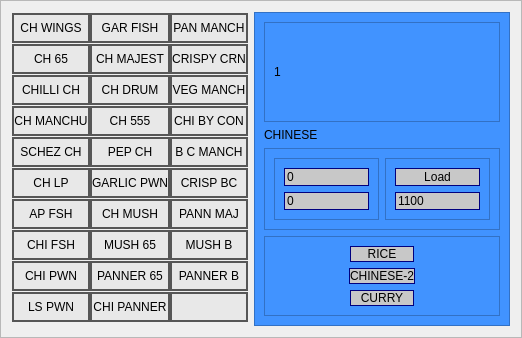
     <widget class="QFrame" name="food">
      <property name="frameShape">
       <enum>QFrame::StyledPanel</enum>
      </property>
      <property name="frameShadow">
       <enum>QFrame::Raised</enum>
      </property>
      <layout class="QHBoxLayout" name="horizontalLayout_5">
       <item>
        <layout class="QGridLayout" name="gridLayout">
         <property name="spacing">
          <number>0</number>
         </property>
         <item row="9" column="2">
          <widget class="QPushButton" name="pushButton">
           <property name="minimumSize">
            <size>
             <width>0</width>
             <height>30</height>
            </size>
           </property>
           <property name="styleSheet">
            <string notr="true">background-color: rgb(232, 232, 232);
border: 2px solid  rgb(86, 86, 86);</string>
           </property>
           <property name="text">
            <string/>
           </property>
          </widget>
         </item>
         <item row="1" column="1">
          <widget class="QPushButton" name="pbNum12">
           <property name="minimumSize">
            <size>
             <width>0</width>
             <height>30</height>
            </size>
           </property>
           <property name="styleSheet">
            <string notr="true">QPushButton{
	    font: 75 14pt &quot;MS Shell Dlg 2&quot;;
         background-color: rgb(232, 232, 232);
         border: 2px solid  rgb(86, 86, 86);
}
QPushButton:hover{
            background-color:rgb(255, 85, 0);
}</string>
           </property>
           <property name="text">
            <string>CH MAJEST</string>
           </property>
           <property name="button" stdset="0">
            <string/>
           </property>
          </widget>
         </item>
         <item row="1" column="2">
          <widget class="QPushButton" name="pbNum22">
           <property name="minimumSize">
            <size>
             <width>0</width>
             <height>30</height>
            </size>
           </property>
           <property name="maximumSize">
            <size>
             <width>16777215</width>
             <height>30</height>
            </size>
           </property>
           <property name="styleSheet">
            <string notr="true">QPushButton{
	font: 75 14pt &quot;MS Shell Dlg 2&quot;;
         background-color: rgb(232, 232, 232);
         border: 2px solid  rgb(86, 86, 86);
}
QPushButton:hover{
            background-color:rgb(255, 85, 0);
}</string>
           </property>
           <property name="text">
            <string>CRISPY CRN</string>
           </property>
           <property name="button" stdset="0">
            <string/>
           </property>
          </widget>
         </item>
         <item row="2" column="2">
          <widget class="QPushButton" name="pbNum23">
           <property name="minimumSize">
            <size>
             <width>0</width>
             <height>30</height>
            </size>
           </property>
           <property name="maximumSize">
            <size>
             <width>16777215</width>
             <height>30</height>
            </size>
           </property>
           <property name="styleSheet">
            <string notr="true">QPushButton{
	font: 75 14pt &quot;MS Shell Dlg 2&quot;;
         background-color: rgb(232, 232, 232);
         border: 2px solid  rgb(86, 86, 86);
}
QPushButton:hover{
            background-color:rgb(255, 85, 0);
}</string>
           </property>
           <property name="text">
            <string>VEG MANCH</string>
           </property>
           <property name="button" stdset="0">
            <string/>
           </property>
          </widget>
         </item>
         <item row="6" column="2">
          <widget class="QPushButton" name="pbNum27">
           <property name="minimumSize">
            <size>
             <width>0</width>
             <height>30</height>
            </size>
           </property>
           <property name="styleSheet">
            <string notr="true">QPushButton{
	font: 75 14pt &quot;MS Shell Dlg 2&quot;;
         background-color: rgb(232, 232, 232);
         border: 2px solid  rgb(86, 86, 86);
}
QPushButton:hover{
            background-color:rgb(255, 85, 0);
}</string>
           </property>
           <property name="text">
            <string>PANN MAJ</string>
           </property>
           <property name="button" stdset="0">
            <string/>
           </property>
          </widget>
         </item>
         <item row="1" column="0">
          <widget class="QPushButton" name="pbNum2">
           <property name="minimumSize">
            <size>
             <width>0</width>
             <height>30</height>
            </size>
           </property>
           <property name="styleSheet">
            <string notr="true">QPushButton{
	      font: 14pt &quot;MS Shell Dlg 2&quot;;
           background-color: rgb(232, 232, 232);
           border: 2px solid  rgb(86, 86, 86);
}
QPushButton:hover{
            background-color:rgb(255, 85, 0);
}</string>
           </property>
           <property name="text">
            <string>CH 65</string>
           </property>
           <property name="button" stdset="0">
            <string/>
           </property>
          </widget>
         </item>
         <item row="8" column="2">
          <widget class="QPushButton" name="pbNum29">
           <property name="minimumSize">
            <size>
             <width>0</width>
             <height>30</height>
            </size>
           </property>
           <property name="styleSheet">
            <string notr="true">QPushButton{
	font: 14pt &quot;MS Shell Dlg 2&quot;;
         background-color: rgb(232, 232, 232);
         border: 2px solid  rgb(86, 86, 86);
}
QPushButton:hover{
            background-color:rgb(255, 85, 0);
}</string>
           </property>
           <property name="text">
            <string>PANNER B</string>
           </property>
           <property name="button" stdset="0">
            <string/>
           </property>
          </widget>
         </item>
         <item row="7" column="2">
          <widget class="QPushButton" name="pbNum28">
           <property name="minimumSize">
            <size>
             <width>0</width>
             <height>30</height>
            </size>
           </property>
           <property name="styleSheet">
            <string notr="true">QPushButton{
	font: 75 14pt &quot;MS Shell Dlg 2&quot;;
         background-color: rgb(232, 232, 232);
         border: 2px solid  rgb(86, 86, 86);
}
QPushButton:hover{
            background-color:rgb(255, 85, 0);
}</string>
           </property>
           <property name="text">
            <string>MUSH B</string>
           </property>
           <property name="button" stdset="0">
            <string/>
           </property>
          </widget>
         </item>
         <item row="0" column="0">
          <widget class="QPushButton" name="pbNum1">
           <property name="minimumSize">
            <size>
             <width>0</width>
             <height>30</height>
            </size>
           </property>
           <property name="styleSheet">
            <string notr="true">QPushButton{
	        font: 75 14pt &quot;MS Shell Dlg 2&quot;;
            background-color: rgb(232, 232, 232);
            border: 2px solid  rgb(86, 86, 86);
}
QPushButton:hover{
            background-color:rgb(255, 85, 0);
}</string>
           </property>
           <property name="text">
            <string>CH WINGS</string>
           </property>
           <property name="button" stdset="0">
            <string/>
           </property>
          </widget>
         </item>
         <item row="0" column="1">
          <widget class="QPushButton" name="pbNum11">
           <property name="minimumSize">
            <size>
             <width>0</width>
             <height>30</height>
            </size>
           </property>
           <property name="styleSheet">
            <string notr="true">QPushButton{
	    font: 75 14pt &quot;MS Shell Dlg 2&quot;;
         background-color: rgb(232, 232, 232);
         border: 2px solid  rgb(86, 86, 86);
}
QPushButton:hover{
            background-color:rgb(255, 85, 0);
}</string>
           </property>
           <property name="text">
            <string>GAR FISH</string>
           </property>
           <property name="button" stdset="0">
            <string/>
           </property>
          </widget>
         </item>
         <item row="0" column="2">
          <widget class="QPushButton" name="pbNum21">
           <property name="minimumSize">
            <size>
             <width>0</width>
             <height>30</height>
            </size>
           </property>
           <property name="maximumSize">
            <size>
             <width>16777215</width>
             <height>30</height>
            </size>
           </property>
           <property name="styleSheet">
            <string notr="true">QPushButton{
	font: 75 14pt &quot;MS Shell Dlg 2&quot;;
         background-color: rgb(232, 232, 232);
         border: 2px solid  rgb(86, 86, 86);
}
QPushButton:hover{
            background-color:rgb(255, 85, 0);
}</string>
           </property>
           <property name="text">
            <string>PAN MANCH</string>
           </property>
           <property name="button" stdset="0">
            <string/>
           </property>
          </widget>
         </item>
         <item row="2" column="1">
          <widget class="QPushButton" name="pbNum13">
           <property name="minimumSize">
            <size>
             <width>0</width>
             <height>30</height>
            </size>
           </property>
           <property name="styleSheet">
            <string notr="true">QPushButton{
	    font: 75 14pt &quot;MS Shell Dlg 2&quot;;
         background-color: rgb(232, 232, 232);
         border: 2px solid  rgb(86, 86, 86);
}
QPushButton:hover{
            background-color:rgb(255, 85, 0);
}</string>
           </property>
           <property name="text">
            <string>CH DRUM</string>
           </property>
           <property name="button" stdset="0">
            <string/>
           </property>
          </widget>
         </item>
         <item row="3" column="0">
          <widget class="QPushButton" name="pbNum4">
           <property name="minimumSize">
            <size>
             <width>0</width>
             <height>30</height>
            </size>
           </property>
           <property name="styleSheet">
            <string notr="true">QPushButton{
	    font: 75 14pt &quot;MS Shell Dlg 2&quot;;
         background-color: rgb(232, 232, 232);
         border: 2px solid  rgb(86, 86, 86);
}
QPushButton:hover{
            background-color:rgb(255, 85, 0);
}</string>
           </property>
           <property name="text">
            <string>CH MANCHU</string>
           </property>
           <property name="button" stdset="0">
            <string/>
           </property>
          </widget>
         </item>
         <item row="3" column="1">
          <widget class="QPushButton" name="pbNum14">
           <property name="minimumSize">
            <size>
             <width>0</width>
             <height>30</height>
            </size>
           </property>
           <property name="styleSheet">
            <string notr="true">QPushButton{
	    font: 75 14pt &quot;MS Shell Dlg 2&quot;;
         background-color: rgb(232, 232, 232);
         border: 2px solid  rgb(86, 86, 86);
}
QPushButton:hover{
            background-color:rgb(255, 85, 0);
}</string>
           </property>
           <property name="text">
            <string>CH 555</string>
           </property>
           <property name="button" stdset="0">
            <string/>
           </property>
          </widget>
         </item>
         <item row="2" column="0">
          <widget class="QPushButton" name="pbNum3">
           <property name="minimumSize">
            <size>
             <width>0</width>
             <height>30</height>
            </size>
           </property>
           <property name="styleSheet">
            <string notr="true">QPushButton{
	    font: 75 14pt &quot;MS Shell Dlg 2&quot;;
         background-color: rgb(232, 232, 232);
         border: 2px solid  rgb(86, 86, 86);
}
QPushButton:hover{
            background-color:rgb(255, 85, 0);
}</string>
           </property>
           <property name="text">
            <string>CHILLI CH</string>
           </property>
           <property name="button" stdset="0">
            <string/>
           </property>
          </widget>
         </item>
         <item row="8" column="0">
          <widget class="QPushButton" name="pbNum9">
           <property name="minimumSize">
            <size>
             <width>0</width>
             <height>30</height>
            </size>
           </property>
           <property name="styleSheet">
            <string notr="true">QPushButton{
	    font: 75 14pt &quot;MS Shell Dlg 2&quot;;
         background-color: rgb(232, 232, 232);
         border: 2px solid  rgb(86, 86, 86);
}
QPushButton:hover{
            background-color:rgb(255, 85, 0);
}</string>
           </property>
           <property name="text">
            <string>CHI PWN</string>
           </property>
           <property name="button" stdset="0">
            <string/>
           </property>
          </widget>
         </item>
         <item row="3" column="2">
          <widget class="QPushButton" name="pbNum24">
           <property name="minimumSize">
            <size>
             <width>0</width>
             <height>30</height>
            </size>
           </property>
           <property name="styleSheet">
            <string notr="true">QPushButton{
	font: 75 14pt &quot;MS Shell Dlg 2&quot;;
         background-color: rgb(232, 232, 232);
         border: 2px solid  rgb(86, 86, 86);
}
QPushButton:hover{
            background-color:rgb(255, 85, 0);
}</string>
           </property>
           <property name="text">
            <string>CHI BY CON</string>
           </property>
           <property name="button" stdset="0">
            <string/>
           </property>
          </widget>
         </item>
         <item row="4" column="0">
          <widget class="QPushButton" name="pbNum5">
           <property name="minimumSize">
            <size>
             <width>0</width>
             <height>30</height>
            </size>
           </property>
           <property name="styleSheet">
            <string notr="true">QPushButton{
	    font: 75 14pt &quot;MS Shell Dlg 2&quot;;
         background-color: rgb(232, 232, 232);
         border: 2px solid  rgb(86, 86, 86);
}
QPushButton:hover{
            background-color:rgb(255, 85, 0);
}</string>
           </property>
           <property name="text">
            <string>SCHEZ CH</string>
           </property>
           <property name="button" stdset="0">
            <string/>
           </property>
          </widget>
         </item>
         <item row="6" column="0">
          <widget class="QPushButton" name="pbNum7">
           <property name="minimumSize">
            <size>
             <width>0</width>
             <height>30</height>
            </size>
           </property>
           <property name="styleSheet">
            <string notr="true">QPushButton{
    	font: 75 14pt &quot;MS Shell Dlg 2&quot;;
         background-color: rgb(232, 232, 232);
         border: 2px solid  rgb(86, 86, 86);
}
QPushButton:hover{
            background-color:rgb(255, 85, 0);
}</string>
           </property>
           <property name="text">
            <string>AP FSH</string>
           </property>
           <property name="button" stdset="0">
            <string/>
           </property>
          </widget>
         </item>
         <item row="9" column="0">
          <widget class="QPushButton" name="pbNum10">
           <property name="minimumSize">
            <size>
             <width>0</width>
             <height>30</height>
            </size>
           </property>
           <property name="styleSheet">
            <string notr="true">QPushButton{
	    font: 75 14pt &quot;MS Shell Dlg 2&quot;;
         background-color: rgb(232, 232, 232);
         border: 2px solid  rgb(86, 86, 86);
}
QPushButton:hover{
            background-color:rgb(255, 85, 0);
}</string>
           </property>
           <property name="text">
            <string>LS PWN</string>
           </property>
           <property name="button" stdset="0">
            <string/>
           </property>
          </widget>
         </item>
         <item row="5" column="0">
          <widget class="QPushButton" name="pbNum6">
           <property name="minimumSize">
            <size>
             <width>0</width>
             <height>30</height>
            </size>
           </property>
           <property name="styleSheet">
            <string notr="true">QPushButton{
	     font: 75 14pt &quot;MS Shell Dlg 2&quot;;
         background-color: rgb(232, 232, 232);
         border: 2px solid  rgb(86, 86, 86);
}
QPushButton:hover{
            background-color:rgb(255, 85, 0);
}</string>
           </property>
           <property name="text">
            <string>CH LP</string>
           </property>
           <property name="button" stdset="0">
            <string/>
           </property>
          </widget>
         </item>
         <item row="5" column="1">
          <widget class="QPushButton" name="pbNum16">
           <property name="minimumSize">
            <size>
             <width>0</width>
             <height>30</height>
            </size>
           </property>
           <property name="styleSheet">
            <string notr="true">QPushButton{
	font: 75 14pt &quot;MS Shell Dlg 2&quot;;
         background-color: rgb(232, 232, 232);
         border: 2px solid  rgb(86, 86, 86);
}
QPushButton:hover{
            background-color:rgb(255, 85, 0);
}</string>
           </property>
           <property name="text">
            <string>GARLIC PWN</string>
           </property>
           <property name="button" stdset="0">
            <string/>
           </property>
          </widget>
         </item>
         <item row="8" column="1">
          <widget class="QPushButton" name="pbNum19">
           <property name="minimumSize">
            <size>
             <width>0</width>
             <height>30</height>
            </size>
           </property>
           <property name="styleSheet">
            <string notr="true">QPushButton{
	font: 75 14pt &quot;MS Shell Dlg 2&quot;;
         background-color: rgb(232, 232, 232);
         border: 2px solid  rgb(86, 86, 86);
}
QPushButton:hover{
            background-color:rgb(255, 85, 0);
}</string>
           </property>
           <property name="text">
            <string>PANNER 65</string>
           </property>
           <property name="button" stdset="0">
            <string/>
           </property>
          </widget>
         </item>
         <item row="6" column="1">
          <widget class="QPushButton" name="pbNum17">
           <property name="minimumSize">
            <size>
             <width>0</width>
             <height>30</height>
            </size>
           </property>
           <property name="styleSheet">
            <string notr="true">QPushButton{
	font: 75 14pt &quot;MS Shell Dlg 2&quot;;
         background-color: rgb(232, 232, 232);
         border: 2px solid  rgb(86, 86, 86);
}
QPushButton:hover{
            background-color:rgb(255, 85, 0);
}</string>
           </property>
           <property name="text">
            <string>CH MUSH</string>
           </property>
           <property name="button" stdset="0">
            <string/>
           </property>
          </widget>
         </item>
         <item row="7" column="0">
          <widget class="QPushButton" name="pbNum8">
           <property name="minimumSize">
            <size>
             <width>0</width>
             <height>30</height>
            </size>
           </property>
           <property name="styleSheet">
            <string notr="true">QPushButton{
	    font: 75 14pt &quot;MS Shell Dlg 2&quot;;
         background-color: rgb(232, 232, 232);
         border: 2px solid  rgb(86, 86, 86);
}
QPushButton:hover{
            background-color:rgb(255, 85, 0);
}</string>
           </property>
           <property name="text">
            <string>CHI FSH</string>
           </property>
           <property name="button" stdset="0">
            <string/>
           </property>
          </widget>
         </item>
         <item row="4" column="1">
          <widget class="QPushButton" name="pbNum15">
           <property name="minimumSize">
            <size>
             <width>0</width>
             <height>30</height>
            </size>
           </property>
           <property name="styleSheet">
            <string notr="true">QPushButton{
	font: 75 14pt &quot;MS Shell Dlg 2&quot;;
         background-color: rgb(232, 232, 232);
         border: 2px solid  rgb(86, 86, 86);
}
QPushButton:hover{
            background-color:rgb(255, 85, 0);
}</string>
           </property>
           <property name="text">
            <string>PEP CH</string>
           </property>
           <property name="button" stdset="0">
            <string/>
           </property>
          </widget>
         </item>
         <item row="9" column="1">
          <widget class="QPushButton" name="pbNum20">
           <property name="minimumSize">
            <size>
             <width>0</width>
             <height>30</height>
            </size>
           </property>
           <property name="styleSheet">
            <string notr="true">QPushButton{
	font: 75 14pt &quot;MS Shell Dlg 2&quot;;
         background-color: rgb(232, 232, 232);
         border: 2px solid  rgb(86, 86, 86);
}
QPushButton:hover{
            background-color:rgb(255, 85, 0);
}</string>
           </property>
           <property name="text">
            <string>CHI PANNER</string>
           </property>
           <property name="button" stdset="0">
            <string/>
           </property>
          </widget>
         </item>
         <item row="4" column="2">
          <widget class="QPushButton" name="pbNum25">
           <property name="minimumSize">
            <size>
             <width>0</width>
             <height>30</height>
            </size>
           </property>
           <property name="styleSheet">
            <string notr="true">QPushButton{
	font: 14pt &quot;MS Shell Dlg 2&quot;;
         background-color: rgb(232, 232, 232);
         border: 2px solid  rgb(86, 86, 86);
}
QPushButton:hover{
            background-color:rgb(255, 85, 0);
}</string>
           </property>
           <property name="text">
            <string>B C MANCH</string>
           </property>
           <property name="button" stdset="0">
            <string/>
           </property>
          </widget>
         </item>
         <item row="5" column="2">
          <widget class="QPushButton" name="pbNum26">
           <property name="minimumSize">
            <size>
             <width>0</width>
             <height>30</height>
            </size>
           </property>
           <property name="styleSheet">
            <string notr="true">QPushButton{
	font: 75 14pt &quot;MS Shell Dlg 2&quot;;
         background-color: rgb(232, 232, 232);
         border: 2px solid  rgb(86, 86, 86);
}
QPushButton:hover{
            background-color:rgb(255, 85, 0);
}</string>
           </property>
           <property name="text">
            <string>CRISP BC</string>
           </property>
           <property name="button" stdset="0">
            <string/>
           </property>
          </widget>
         </item>
         <item row="7" column="1">
          <widget class="QPushButton" name="pbNum18">
           <property name="minimumSize">
            <size>
             <width>0</width>
             <height>30</height>
            </size>
           </property>
           <property name="styleSheet">
            <string notr="true">QPushButton{
	font: 75 14pt &quot;MS Shell Dlg 2&quot;;
         background-color: rgb(232, 232, 232);
         border: 2px solid  rgb(86, 86, 86);
}
QPushButton:hover{
            background-color:rgb(255, 85, 0);
}</string>
           </property>
           <property name="text">
            <string>MUSH 65</string>
           </property>
           <property name="button" stdset="0">
            <string/>
           </property>
          </widget>
         </item>
        </layout>
       </item>
       <item>
        <widget class="QFrame" name="frame_37">
         <property name="maximumSize">
          <size>
           <width>256</width>
           <height>16777215</height>
          </size>
         </property>
         <property name="styleSheet">
          <string notr="true">background-color: rgb(65, 147, 255);</string>
         </property>
         <property name="frameShape">
          <enum>QFrame::StyledPanel</enum>
         </property>
         <property name="frameShadow">
          <enum>QFrame::Raised</enum>
         </property>
         <layout class="QVBoxLayout" name="verticalLayout_3">
          <item>
           <widget class="QFrame" name="frame_39">
            <property name="frameShape">
             <enum>QFrame::StyledPanel</enum>
            </property>
            <property name="frameShadow">
             <enum>QFrame::Raised</enum>
            </property>
            <layout class="QHBoxLayout" name="horizontalLayout_29">
             <item>
              <widget class="QLabel" name="label_3">
               <property name="styleSheet">
                <string notr="true">font: 36pt &quot;MS Shell Dlg 2&quot;;</string>
               </property>
               <property name="text">
                <string>1</string>
               </property>
              </widget>
             </item>
             <item>
              <widget class="QPushButton" name="foodback">
               <property name="minimumSize">
                <size>
                 <width>80</width>
                 <height>80</height>
                </size>
               </property>
               <property name="maximumSize">
                <size>
                 <width>80</width>
                 <height>80</height>
                </size>
               </property>
               <property name="styleSheet">
                <string notr="true">border-radius: 10px;</string>
               </property>
               <property name="text">
                <string/>
               </property>
               <property name="icon">
                <iconset>
                 <normaloff>../../Downloads/left-arrow.png</normaloff>../../Downloads/left-arrow.png</iconset>
               </property>
               <property name="iconSize">
                <size>
                 <width>80</width>
                 <height>80</height>
                </size>
               </property>
              </widget>
             </item>
            </layout>
           </widget>
          </item>
          <item>
           <widget class="QLabel" name="label_4">
            <property name="styleSheet">
             <string notr="true">
font: 20pt &quot;MS Shell Dlg 2&quot;;</string>
            </property>
            <property name="text">
             <string>CHINESE</string>
            </property>
           </widget>
          </item>
          <item>
           <widget class="QFrame" name="frame_40">
            <property name="frameShape">
             <enum>QFrame::StyledPanel</enum>
            </property>
            <property name="frameShadow">
             <enum>QFrame::Raised</enum>
            </property>
            <layout class="QHBoxLayout" name="horizontalLayout_34">
             <item>
              <widget class="QFrame" name="frame_38">
               <property name="frameShape">
                <enum>QFrame::StyledPanel</enum>
               </property>
               <property name="frameShadow">
                <enum>QFrame::Raised</enum>
               </property>
               <layout class="QVBoxLayout" name="verticalLayout_5">
                <item>
                 <widget class="QLineEdit" name="countrecipe">
                  <property name="styleSheet">
                   <string notr="true">font: 11pt &quot;MS Shell Dlg 2&quot;;
border: 1px solid   rgb(0, 0, 127);
background-color: rgb(200, 200, 200);</string>
                  </property>
                  <property name="text">
                   <string>0</string>
                  </property>
                 </widget>
                </item>
                <item>
                 <widget class="QLineEdit" name="lineEdit_2">
                  <property name="styleSheet">
                   <string notr="true">font: 11pt &quot;MS Shell Dlg 2&quot;;
border: 1px solid   rgb(0, 0, 127);
background-color: rgb(200, 200, 200);</string>
                  </property>
                  <property name="text">
                   <string>0</string>
                  </property>
                 </widget>
                </item>
               </layout>
              </widget>
             </item>
             <item>
              <widget class="QFrame" name="frame_42">
               <property name="frameShape">
                <enum>QFrame::StyledPanel</enum>
               </property>
               <property name="frameShadow">
                <enum>QFrame::Raised</enum>
               </property>
               <layout class="QVBoxLayout" name="verticalLayout_6">
                <item>
                 <widget class="QPushButton" name="load">
                  <property name="maximumSize">
                   <size>
                    <width>100</width>
                    <height>100</height>
                   </size>
                  </property>
                  <property name="styleSheet">
                   <string notr="true">font: 11pt &quot;MS Shell Dlg 2&quot;;
border: 1px solid   rgb(0, 0, 127);
background-color: rgb(200, 200, 200);</string>
                  </property>
                  <property name="text">
                   <string>Load</string>
                  </property>
                 </widget>
                </item>
                <item>
                 <widget class="QLineEdit" name="lineEdit_3">
                  <property name="styleSheet">
                   <string notr="true">font: 11pt &quot;MS Shell Dlg 2&quot;;
border: 1px solid   rgb(0, 0, 127);
background-color: rgb(200, 200, 200);</string>
                  </property>
                  <property name="text">
                   <string>1100</string>
                  </property>
                 </widget>
                </item>
               </layout>
              </widget>
             </item>
            </layout>
           </widget>
          </item>
          <item>
           <widget class="QFrame" name="frame">
            <property name="frameShape">
             <enum>QFrame::StyledPanel</enum>
            </property>
            <property name="frameShadow">
             <enum>QFrame::Raised</enum>
            </property>
            <layout class="QVBoxLayout" name="verticalLayout_7">
             <item alignment="Qt::AlignHCenter">
              <widget class="QPushButton" name="pushButton_31">
               <property name="minimumSize">
                <size>
                 <width>64</width>
                 <height>0</height>
                </size>
               </property>
               <property name="styleSheet">
                <string notr="true">font: 10pt &quot;MS Shell Dlg 2&quot;;
border: 1px solid   rgb(0, 0, 127);
background-color: rgb(200, 200, 200);</string>
               </property>
               <property name="text">
                <string>RICE</string>
               </property>
              </widget>
             </item>
             <item alignment="Qt::AlignHCenter">
              <widget class="QPushButton" name="pushButton_32">
               <property name="styleSheet">
                <string notr="true">font: 10pt &quot;MS Shell Dlg 2&quot;;
border: 1px solid   rgb(0, 0, 127);
background-color: rgb(200, 200, 200);</string>
               </property>
               <property name="text">
                <string>CHINESE-2</string>
               </property>
              </widget>
             </item>
             <item alignment="Qt::AlignHCenter">
              <widget class="QPushButton" name="pushButton_33">
               <property name="minimumSize">
                <size>
                 <width>64</width>
                 <height>0</height>
                </size>
               </property>
               <property name="styleSheet">
                <string notr="true">font: 10pt &quot;MS Shell Dlg 2&quot;;
border: 1px solid   rgb(0, 0, 127);
background-color: rgb(200, 200, 200);</string>
               </property>
               <property name="text">
                <string>CURRY</string>
               </property>
              </widget>
             </item>
            </layout>
           </widget>
          </item>
         </layout>
        </widget>
       </item>
      </layout>
     </widget>
